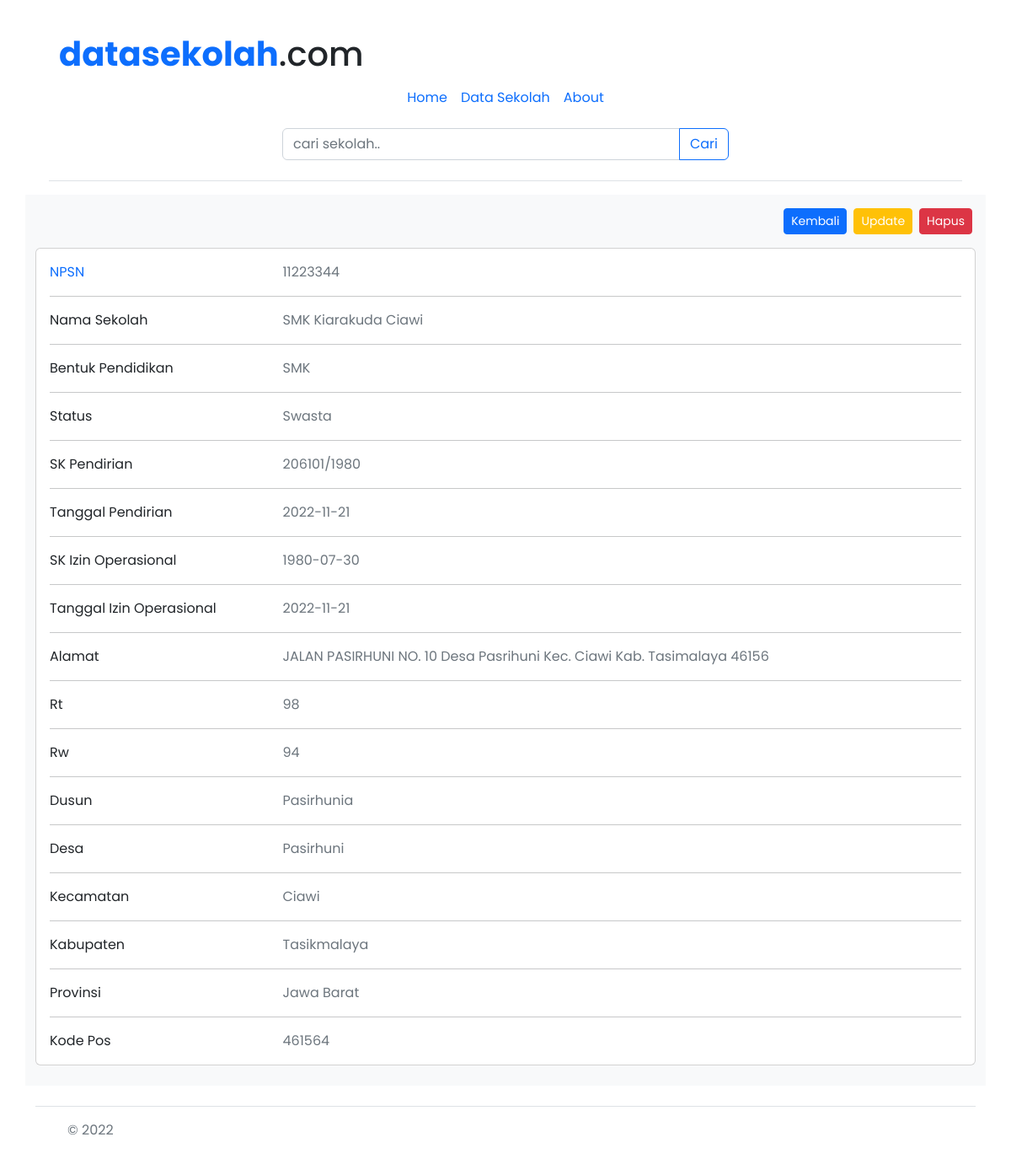
/uts-pemrograman-internet/public/datasekolah/detail/11223344, run on the app's committed database.
### tables this page shows
CREATE TABLE `profil_sekolah` (
  `npsn` varchar(8) NOT NULL,
  `status` enum('Negeri','Swasta') NOT NULL,
  `bentuk_pendidikan` enum('TK','SD','SMP','SMA','SMK') NOT NULL,
  `nama_sekolah` varchar(50) NOT NULL,
  `sk_pendirian` varchar(20) NOT NULL,
  `tgl_pendirian` date NOT NULL,
  `sk_izin_operasional` varchar(20) NOT NULL,
  `tgl_izin_operasional` date NOT NULL,
  `alamat` varchar(100) NOT NULL,
  `rt` varchar(3) NOT NULL,
  `rw` varchar(3) NOT NULL,
  `dusun` varchar(50) NOT NULL,
  `desa` varchar(50) NOT NULL,
  `kecamatan` varchar(50) NOT NULL,
  `kabupaten` varchar(50) NOT NULL,
  `provinsi` varchar(50) NOT NULL,
  `kode_pos` varchar(8) NOT NULL
);

### uts-pemrograman-internet/app/core/Controller.php (called while the page is built, shortened)
<?php
  class Controller{
    public function view($view,$data = [])
    {
      require_once '../app/views/' .$view .'.php';
    }
    public function model($model){
      return new $model;
    }
  }
?>

### uts-pemrograman-internet/app/controllers/Datasekolah.php (called while the page is built, shortened)
<?php
class Datasekolah extends Controller{
  public function detail($npsn){
    $data ['title'] = 'Detail Sekolah';
    $data['sekolah'] = $this->model('Sekolah_model')->getSekolahByNpsn($npsn);
    $this->view('datasekolah/detail',$data);
  }
}
?>

### uts-pemrograman-internet/app/core/App.php (called while the page is built, shortened)
<?php
class App {
    protected $method = 'index';
    protected $params = [];
    public function __construct()
    {
        $url = $this->parseURL();
        if (isset($url[0])) {
            if (file_exists('../app/controllers/' . $url[0] . '.php')) {
              unset($url[0]);
            }
          }
        $this->controller = new $this->controller;
        if( isset($url[1]) ) {
            if( method_exists($this->controller, $url[1]) ) {
                $this->method = $url[1];
                unset($url[1]);
            }
        }
        if( !empty($url) ) {
            $this->params = array_values($url);
        }
        call_user_func_array([$this->controller, $this->method], $this->params);
    }
    public function parseURL()
    {
        if( isset($_GET['url']) ) {
            $url = rtrim($_GET['url'], '/');
            $url = filter_var($url, FILTER_SANITIZE_URL);
            $url = explode('/', $url);
            return $url;
        }
    }
}

### uts-pemrograman-internet/public/index.php (called while the page is built, shortened)
<?php
  $app = new App;
?>

### uts-pemrograman-internet/app/core/Database.php (called while the page is built, shortened)
<?php
  class Database{
    private $host = DB_HOST;
    private $user = DB_USER;
    private $pass = DB_PASS;
    private $db_name = DB_NAME;
    private $dbh;
    private $stmt;
    public function __construct()
    {
        $dsn = 'mysql:host=' . $this->host . ';dbname=' . $this->db_name;
        $option = [
            PDO::ATTR_PERSISTENT => true,
            PDO::ATTR_ERRMODE => PDO::ERRMODE_EXCEPTION
        ];
        try {
            $this->dbh = new PDO($dsn, $this->user, $this->pass, $option);
        } catch(PDOException $e) {
            die($e->getMessage());
        }
    }
    public function query($query)
    {
        $this->stmt = $this->dbh->prepare($query);
    }
    public function bind($param, $value, $type = null)
    {
        if( is_null($type) ) {
            switch( true ) {
                default :
                    $type = PDO::PARAM_STR;
            }
        }
        $this->stmt->bindValue($param, $value, $type);
    }
    public function execute()
    {
        $this->stmt->execute();
    }
    public function single()
    {
        $this->execute();
        return $this->stmt->fetch(PDO::FETCH_ASSOC);
    }
  }
 ?>

### uts-pemrograman-internet/app/models/Sekolah_model.php (called while the page is built, shortened)
<?php
  class Sekolah_model {
    private $table = 'profil_sekolah';
    private $db;
    public function __construct()
    {
      $this->db = new Database;
    }
    public function getSekolahByNpsn($npsn)
    {
        $this->db->query('SELECT * FROM ' . $this->table . ' WHERE npsn=:npsn');
        $this->db->bind('npsn', $npsn);
        return $this->db->single();
    }
  }
?>

### uts-pemrograman-internet/app/views/datasekolah/detail.php (the view, shortened to what this page needs)
<section>
  <div class="container ">
    <div class="row bg-light">
      <div class="col-lg-12 mt-3 flex">
        <div class="card-body d-flex text-end justify-content-end">
          <a href="<?= BASEURL ?>datasekolah/" class="btn-primary btn btn-sm mx-1 mb-3">Kembali</a>
          <a href="<?= BASEURL ?>datasekolah/updateviadetail/<?= $data['sekolah']['npsn'] ?>" type="submit"data-id="<?= $data['sekolah']['npsn']; ?>" class="btn-warning text-white btn btn-sm mx-1 mb-3 tombolUpdateDataDetail" type="submit">Update</a>
          <a href="" class="btn-danger  btn btn-sm mx-1 mb-3"data-bs-toggle="modal" data-bs-target="#modalhapus" type="button">Hapus</a>
        </div>
        <div class="card mb-4">
          <div class="card-body">
            <div class="row">
              <div class="col-sm-3">
                <p class="mb-0 text-primary">NPSN</p>
              </div>
              <div class="col-sm-9">
                <p class="text-muted mb-0"><?= $data['sekolah']['npsn']; ?></p>
              </div>
            </div>
            <hr>
            <div class="row">
              <div class="col-sm-3">
                <p class="mb-0">Nama Sekolah</p>
              </div>
              <div class="col-sm-9">
                <p class="text-muted mb-0"><?= $data['sekolah']['nama_sekolah']; ?></p>
              </div>
            </div>
            <hr>
            <div class="row">
              <div class="col-sm-3">
                <p class="mb-0">Bentuk Pendidikan</p>
              </div>
              <div class="col-sm-9">
                <p class="text-muted mb-0"><?= $data['sekolah']['bentuk_pendidikan']; ?></p>
              </div>
            </div>
            <hr>
            <div class="row">
              <div class="col-sm-3">
                <p class="mb-0">Status</p>
              </div>
              <div class="col-sm-9">
                <p class="text-muted mb-0"><?= $data['sekolah']['status']; ?></p>
              </div>
            </div>
            <hr>
            <div class="row">
              <div class="col-sm-3">
                <p class="mb-0">SK Pendirian</p>
              </div>
              <div class="col-sm-9">
                <p class="text-muted mb-0"><?= $data['sekolah']['sk_pendirian']; ?></p>
              </div>
            </div>
            <hr>
            <div class="row">
              <div class="col-sm-3">
                <p class="mb-0">Tanggal Pendirian</p>
              </div>
              <div class="col-sm-9">
                <p class="text-muted mb-0"><?= $data['sekolah']['tgl_pendirian']; ?></p>
              </div>
            </div>
            <hr>
            <div class="row">
              <div class="col-sm-3">
                <p class="mb-0">SK Izin Operasional</p>
              </div>
              <div class="col-sm-9">
                <p class="text-muted mb-0"><?= $data['sekolah']['sk_izin_operasional']; ?></p>
              </div>
            </div>
            <hr>
            <div class="row">
              <div class="col-sm-3">
                <p class="mb-0">Tanggal Izin Operasional</p>
              </div>
              <div class="col-sm-9">
                <p class="text-muted mb-0"><?= $data['sekolah']['tgl_izin_operasional']; ?></p>
              </div>
            </div>
            <hr>
            <div class="row">
              <div class="col-sm-3">
                <p class="mb-0">Alamat</p>
              </div>
              <div class="col-sm-9">
                <p class="text-muted mb-0"><?= $data['sekolah']['alamat']; ?></p>
              </div>
            </div>
            <hr>
            <div class="row">
              <div class="col-sm-3">
                <p class="mb-0">Rt</p>
              </div>
              <div class="col-sm-9">
                <p class="text-muted mb-0"><?= $data['sekolah']['rt']; ?></p>
              </div>
            </div>
            <hr>
            <div class="row">
              <div class="col-sm-3">
                <p class="mb-0">Rw</p>
              </div>
              <div class="col-sm-9">
                <p class="text-muted mb-0"><?= $data['sekolah']['rw']; ?></p>
              </div>
            </div>
            <hr>
            <div class="row">
              <div class="col-sm-3">
                <p class="mb-0">Dusun</p>
              </div>
              <div class="col-sm-9">
                <p class="text-muted mb-0"><?= $data['sekolah']['dusun']; ?></p>
              </div>
            </div>
            <hr>
            <div class="row">
              <div class="col-sm-3">
                <p class="mb-0">Desa</p>
              </div>
              <div class="col-sm-9">
                <p class="text-muted mb-0"><?= $data['sekolah']['desa']; ?></p>
              </div>
            </div>
            <hr>
            <div class="row">
              <div class="col-sm-3">
                <p class="mb-0">Kecamatan</p>
              </div>
              <div class="col-sm-9">
                <p class="text-muted mb-0"><?= $data['sekolah']['kecamatan']; ?></p>
              </div>
            </div>
            <hr>
            <div class="row">
              <div class="col-sm-3">
                <p class="mb-0">Kabupaten</p>
              </div>
              <div class="col-sm-9">
                <p class="text-muted mb-0"><?= $data['sekolah']['kabupaten']; ?></p>
              </div>
            </div>
            <hr>
            <div class="row">
              <div class="col-sm-3">
                <p class="mb-0">Provinsi</p>
              </div>
              <div class="col-sm-9">
                <p class="text-muted mb-0"><?= $data['sekolah']['provinsi']; ?></p>
              </div>
            </div>
            <hr>
            <div class="row">
              <div class="col-sm-3">
                <p class="mb-0">Kode Pos</p>
              </div>
              <div class="col-sm-9">
                <p class="text-muted mb-0"><?= $data['sekolah']['kode_pos']; ?></p>
              </div>
            </div>
          </div>
        </div>
      </div>
    </div>
  </div>
</section>

### uts-pemrograman-internet/app/views/templates/header.php (style rules this page uses)
* { font-family: 'Poppins', sans-serif; }

### data on the page
profil_sekolah: npsn "11223344", nama_sekolah "SMK Kiarakuda Ciawi", bentuk_pendidikan "SMK", status "Swasta", sk_pendirian "206101/1980", tgl_pendirian "2022-11-21", sk_izin_operasional "1980-07-30", tgl_izin_operasional "2022-11-21", alamat "JALAN PASIRHUNI NO. 10 Desa Pasrihuni Kec. Ciawi Kab. Tasimalaya 46156", rt "98", rw "94", dusun "Pasirhunia", desa "Pasirhuni", kecamatan "Ciawi", kabupaten "Tasikmalaya", provinsi "Jawa Barat", kode_pos "461564"
